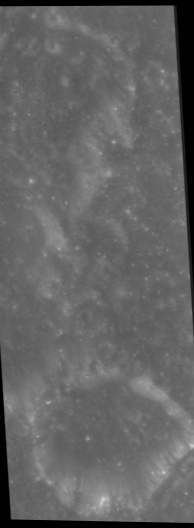
#> input picture SIH26_Lunar_Registration/research/locked_loftr_baseline/registered_image.png, 194 x 528 px; its folder holds only this picture in this run
$ python -i ssc_rotation.py   (imports and definitions only)   (older library calls are emulated)
#> lines starting #> are read from the running program, lines starting #| are printed output that depends on the picture
#> further down, picture is the input picture: shape (528, 194); min 0, max 214, mean 100.1
"""
LunarReg Phase 9 — Rotation-Normalized SSC-Style Research Branch.

Research-only extension of the frozen Phase 7 SSC-style descriptor.

Key invariants:
- Reuses the exact Phase 7/8 Sobel-gradient + FAST keypoints.
- Keeps the 21-D SSC descriptor geometry and matching policy unchanged.
- Adds only a local structure-tensor orientation estimate before sampling the
  six-neighbour constellation.
- Uses the empirically verified pixel-coordinate convention R(+theta) for
  rotating the sampling offsets. The convention is validated by the separate
  synthetic sign-sanity test in this module.
- Uses no RIFT2 / Log-Gabor / Phase Congruency / MIM components.
- Keeps common downstream registration unchanged.
"""

from __future__ import annotations

import math
import time
from dataclasses import dataclass, field
from typing import Any, Dict, List, Optional, Tuple

import cv2
import numpy as np

from research.multimodal.ssc_matcher import (
    SSCConfig,
    compute_ssc_offsets,
    detect_ssc_keypoints,
    get_ssc_pair_indices,
    match_ssc_descriptors,
)
from research.multimodal.scale_search import map_points_to_original
from research.adaptive_matcher.adaptive_engine import execute_common_downstream


# [21 lines that did not run here, left out]


def _validate_orientation_window(window: int) -> None:
    if window <= 0 or window % 2 == 0:
        raise ValueError("tensor_window must be a positive odd integer.")


def compute_structure_tensor_fields(
    img_gray: np.ndarray,
    window: int = 7,
    sigma: float = 1.5,
) -> Tuple[np.ndarray, np.ndarray, np.ndarray]:
    """Compute Sobel derivatives and Gaussian-smoothed structure-tensor terms."""
#> called with window = 7, sigma = 1.5
    _validate_orientation_window(window)
    if img_gray is None or not isinstance(img_gray, np.ndarray) or img_gray.size == 0:
        raise ValueError("img_gray must be a non-empty numpy array.")

    img_f = img_gray.astype(np.float32) / 255.0
    ix = cv2.Sobel(img_f, cv2.CV_32F, 1, 0, ksize=3)
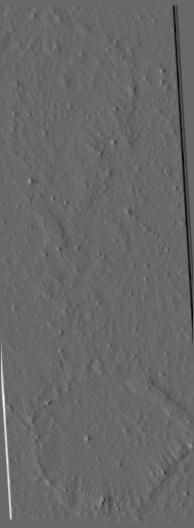
#> ix: shape (528, 194) float32; min -1.4, max 2.02, mean -0.00322; drawn with min black and max white
    iy = cv2.Sobel(img_f, cv2.CV_32F, 0, 1, ksize=3)
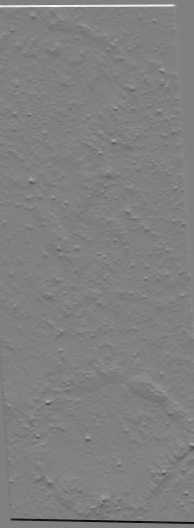
#> iy: shape (528, 194) float32; min -1.91, max 1.87, mean 5.96e-10; drawn with min black and max white
    jxx = cv2.GaussianBlur(ix * ix, (window, window), sigma)
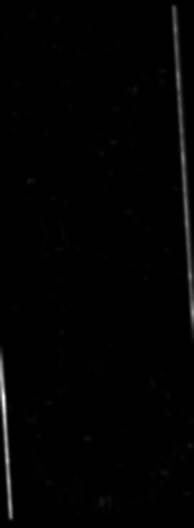
#> jxx: shape (528, 194) float32; min 0, max 1.6, mean 0.0181; drawn with min black and max white
    jyy = cv2.GaussianBlur(iy * iy, (window, window), sigma)
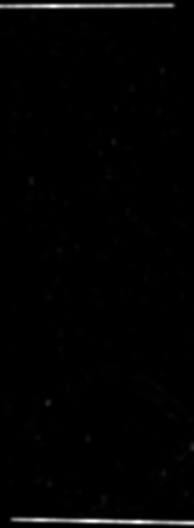
#> jyy: shape (528, 194) float32; min 0, max 1.58, mean 0.0197; drawn with min black and max white
    jxy = cv2.GaussianBlur(ix * iy, (window, window), sigma)
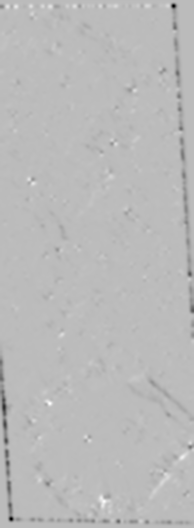
#> jxy: shape (528, 194) float32; min -0.16, max 0.0569, mean -0.00132; drawn with min black and max white
    return jxx, jyy, jxy


# [61 lines that did not run here, left out]


def rotate_ssc_offsets(
    base_offsets: np.ndarray,
    theta: float,
    orientation_sign: float = 1.0,
) -> np.ndarray:
    """Rotate sampling offsets under the frozen pixel-coordinate convention."""
    signed_theta = float(orientation_sign) * float(theta)
    c = math.cos(signed_theta)
    s = math.sin(signed_theta)
    rot = np.array([[c, -s], [s, c]], dtype=np.float32)
    return (rot @ np.asarray(base_offsets, dtype=np.float32).T).T.astype(np.float32)


# [58 lines that did not run here, left out]


def summarize_orientation_stats(stats: List[Dict[str, float | str]]) -> Dict[str, float | int]:
    """Return source/reference-independent counts and basic orientation statistics."""
    counts = {"valid": 0, "low_confidence": 0, "flat": 0}
    theta_valid: List[float] = []
    coherence_valid: List[float] = []
    for item in stats:
        status = str(item["status"])
        counts[status] = counts.get(status, 0) + 1
        if status == "valid":
            theta_valid.append(float(item["theta_deg"]))
            coherence_valid.append(float(item["coherence"]))

    theta_arr = np.asarray(theta_valid, dtype=np.float32)
    coh_arr = np.asarray(coherence_valid, dtype=np.float32)
    return {
        "valid_count": counts.get("valid", 0),
        "low_confidence_count": counts.get("low_confidence", 0),
        "flat_count": counts.get("flat", 0),
        "valid_fraction": round(counts.get("valid", 0) / max(1, len(stats)), 6),
        "valid_theta_mean_deg": round(float(theta_arr.mean()), 6) if len(theta_arr) else 0.0,
        "valid_theta_std_deg": round(float(theta_arr.std()), 6) if len(theta_arr) else 0.0,
        "valid_coherence_mean": round(float(coh_arr.mean()), 6) if len(coh_arr) else 0.0,
    }


# [145 lines that did not run here, left out]


def _synthetic_orientation_test_image(size: int = 100, angle_deg: float = 30.0) -> np.ndarray:
    y, x = np.mgrid[-size // 2:size // 2, -size // 2:size // 2]
    coord = x * np.cos(np.radians(angle_deg)) + y * np.sin(np.radians(angle_deg))
    return np.clip(128.0 + 100.0 * np.sin(coord / 5.0), 0, 255).astype(np.uint8)


# [25 lines that did not run here, left out]


def run_orientation_sign_sanity() -> Dict[str, Any]:
    """Validate the image-coordinate rotation convention before full Phase 9 execution."""
    img = _synthetic_orientation_test_image()
    center = (50.0, 50.0)
    matrix = cv2.getRotationMatrix2D(center, 20.0, 1.0)
    rotated = cv2.warpAffine(
        img,
        matrix,
        (img.shape[1], img.shape[0]),
        flags=cv2.INTER_LINEAR,
        borderMode=cv2.BORDER_REFLECT,
    )

    cfg = SSCRotationConfig()
    theta0, stats0 = estimate_keypoint_orientations(img, np.asarray([center], np.float32), cfg)
    theta1, stats1 = estimate_keypoint_orientations(rotated, np.asarray([center], np.float32), cfg)
    angle_change = float(np.degrees(theta1[0] - theta0[0]))

    d_plus0 = _orientation_only_descriptor(img, center, float(theta0[0]), +1.0, cfg.ssc)
    d_plus1 = _orientation_only_descriptor(rotated, center, float(theta1[0]), +1.0, cfg.ssc)
    d_minus0 = _orientation_only_descriptor(img, center, float(theta0[0]), -1.0, cfg.ssc)
    d_minus1 = _orientation_only_descriptor(rotated, center, float(theta1[0]), -1.0, cfg.ssc)

    plus_distance = float(np.linalg.norm(d_plus0 - d_plus1))
    minus_distance = float(np.linalg.norm(d_minus0 - d_minus1))

    # Expected pixel-coordinate convention: OpenCV +20 deg causes the tensor
    # angle to change by approximately -20 deg. R(+theta) then compensates the
    # sampling frame in the image-coordinate system.
    passed = (
        abs(angle_change + 20.0) < 1.0
        and plus_distance < minus_distance
        and plus_distance < 0.05
    )

    return {
        "synthetic_rotation_deg": 20.0,
        "theta_original_deg": float(np.degrees(theta0[0])),
        "theta_rotated_deg": float(np.degrees(theta1[0])),
        "theta_change_deg": angle_change,
        "R_plus_theta_descriptor_distance": plus_distance,
        "R_minus_theta_descriptor_distance": minus_distance,
        "selected_convention": "R(+theta) in image pixel coordinates" if passed else "UNRESOLVED",
        "status": "PASS" if passed else "FAIL",
        "original_orientation_status": stats0[0]["status"],
        "rotated_orientation_status": stats1[0]["status"],
    }


__all__ = [
    "SSCRotationConfig",
    "compute_structure_tensor_fields",
    "estimate_keypoint_orientations",
    "rotate_ssc_offsets",
    "compute_rotation_normalized_ssc_descriptors",
    "summarize_orientation_stats",
    "run_ssc_rotation_matching",
    "run_orientation_sign_sanity",
]

>>> import cv2
>>> picture = cv2.imread('../locked_loftr_baseline/registered_image.png', cv2.IMREAD_GRAYSCALE)
>>> result = compute_structure_tensor_fields(picture)

$ run again, on SIH26_Lunar_Registration/research/locked_loftr_baseline/match_visualization.png
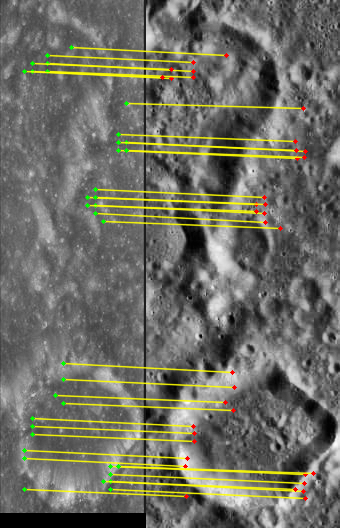
#> input picture SIH26_Lunar_Registration/research/locked_loftr_baseline/match_visualization.png, 340 x 528 px
#> in compute_structure_tensor_fields, `jyy = cv2.GaussianBlur(iy * iy, (window, window), sigma)`:
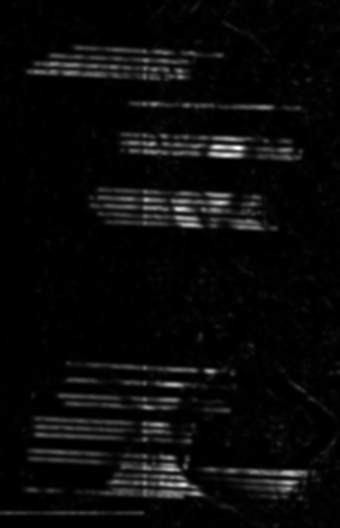
#> jyy: shape (528, 340) float32; min 0, max 6.14, mean 0.246; drawn with min black and max white
#> in compute_structure_tensor_fields, `jxy = cv2.GaussianBlur(ix * iy, (window, window), sigma)`:
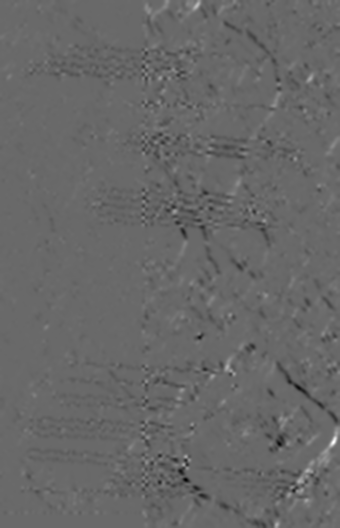
#> jxy: shape (528, 340) float32; min -0.879, max 1.25, mean -0.0115; drawn with min black and max white
